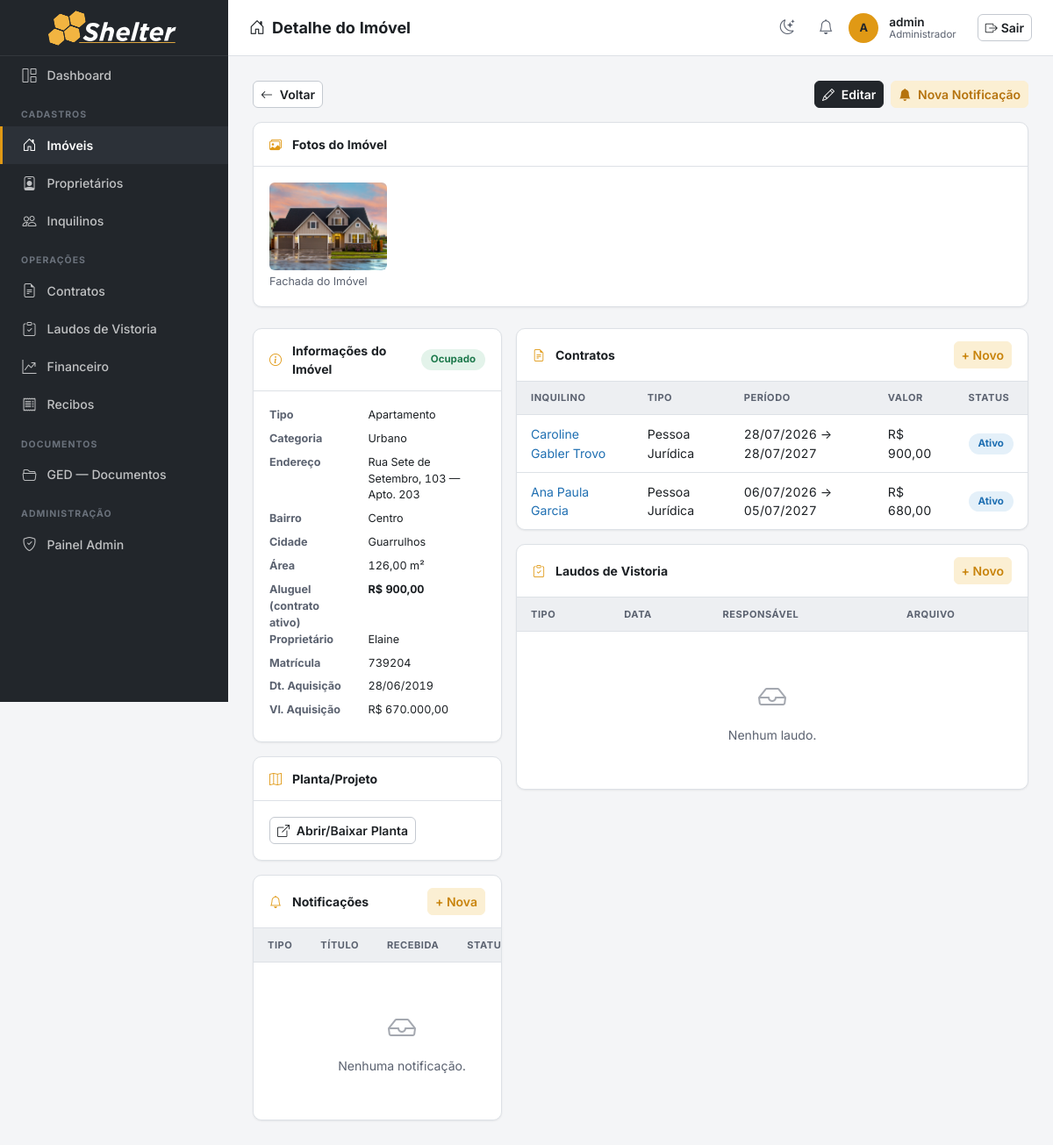
Before: /imoveis/3/ (signed in) with the older database file.
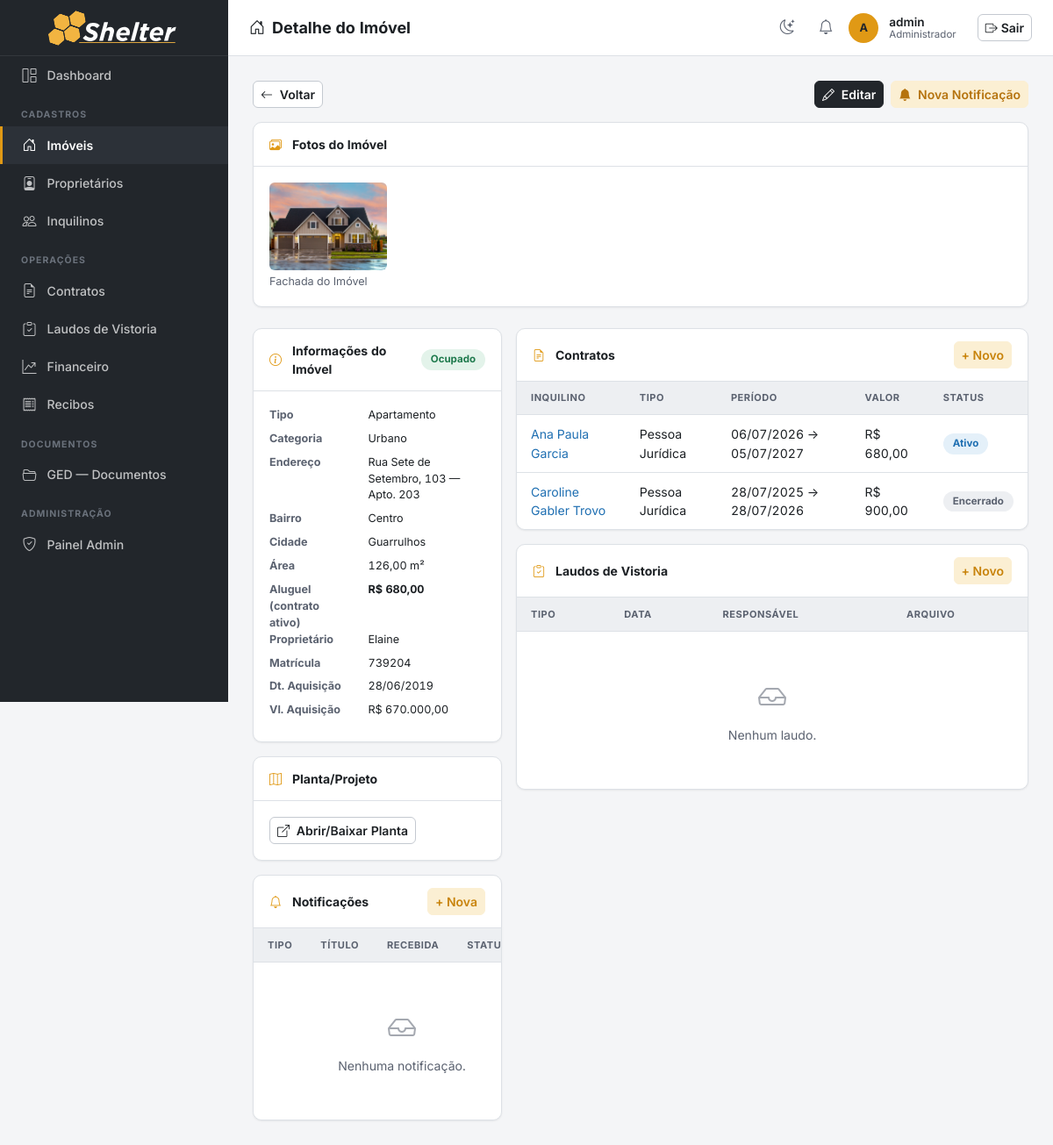
After: the same page with the newer database file.
### imoveis/models.py (models this page shows, shortened)
class FotoImovel(models.Model):
    imovel = models.ForeignKey(Imovel, on_delete=models.CASCADE, related_name='fotos')
    imagem = models.ImageField(upload_to='fotos_imoveis/')
    legenda = models.CharField(max_length=200, blank=True)
    criado_em = models.DateTimeField(auto_now_add=True)
    class Meta:
        verbose_name = 'Foto do Imóvel'
        verbose_name_plural = 'Fotos do Imóvel'
        ordering = ['criado_em']

class Contrato(models.Model):
    STATUS_CHOICES = [
        ('ativo', 'Ativo'),
        ('encerrado', 'Encerrado'),
        ('rescindido', 'Rescindido'),
    ]
    TIPO_CONTRATO_CHOICES = [
        ('PF', 'Pessoa Física'),
        ('PJ', 'Pessoa Jurídica'),
    ]
    FINALIDADE_CHOICES = [
        ('residencial', 'Residencial'),
        ('comercial', 'Comercial'),
    ]
    imovel = models.ForeignKey(Imovel, on_delete=models.PROTECT, related_name='contratos')
    inquilino = models.ForeignKey(Inquilino, on_delete=models.PROTECT, related_name='contratos')
    tipo_contrato = models.CharField(max_length=2, choices=TIPO_CONTRATO_CHOICES, default='PF',
                                     verbose_name='Tipo de Contrato')
    finalidade = models.CharField(max_length=12, choices=FINALIDADE_CHOICES,
                                  default='residencial', verbose_name='Finalidade')
    status = models.CharField(max_length=20, choices=STATUS_CHOICES, default='ativo')
    data_inicio = models.DateField(verbose_name='Data de Início')
    data_fim = models.DateField(verbose_name='Data de Término')
    valor_mensal = models.DecimalField(max_digits=10, decimal_places=2, verbose_name='Valor Mensal')
    dia_vencimento = models.PositiveSmallIntegerField(
        default=10, verbose_name='Dia de Vencimento',
        validators=[MinValueValidator(1), MaxValueValidator(31)])
    comprovante_renda = models.FileField(upload_to='comprovantes_renda/', blank=True, null=True,
                                         verbose_name='Comprovante de Renda (PF)')
    contrato_social = models.FileField(upload_to='contratos_sociais/', blank=True, null=True,
                                       verbose_name='Contrato Social (PJ)')
    recibo_chaves = models.FileField(upload_to='contratos/recibo_chaves/', blank=True, null=True,
                                     verbose_name='Recibo de Entrega de Chaves')
    comprovante_anual = models.FileField(upload_to='contratos/comprovante_anual/', blank=True, null=True,
                                         verbose_name='Comprovante Anual de Pagamento')
    documento_gerado = models.FileField(upload_to='contratos/gerados/', blank=True, null=True,
                                        verbose_name='Contrato gerado (PDF)')
    observacoes = models.TextField(blank=True, verbose_name='Observações')
    local_assinatura = models.CharField(max_length=200, blank=True,
                                        verbose_name='Local da Assinatura')
    data_assinatura = models.DateField(null=True, blank=True,
                                       verbose_name='Data da Assinatura')
    criado_em = models.DateTimeField(auto_now_add=True)
    class Meta:
        verbose_name = 'Contrato'
        verbose_name_plural = 'Contratos'
        ordering = ['-data_inicio']

class Inquilino(models.Model):
    FAIXA_RENDA_CHOICES = [
        ('ate_2k', '< R$ 2k'),
        ('2_4k', 'R$ 2k - R$ 3.9k'),
        ('4_7k', 'R$ 4k - R$ 6.9k'),
        ('7_10k', 'R$ 7k - R$ 9.9k'),
        ('10_16k', 'R$ 10k - R$ 15.9k'),
        ('acima_16k', 'R$ 16k +'),
    ]
    nome = models.CharField(max_length=200)
    cpf = models.CharField(max_length=14, unique=True, validators=[validate_cpf], verbose_name='CPF')
    cnpj = models.CharField(max_length=18, blank=True, validators=[validate_cnpj], verbose_name='CNPJ')
    email = models.EmailField(blank=True)
    telefone = models.CharField(max_length=20, blank=True, validators=[validate_telefone])
    rg = models.CharField(max_length=20, blank=True, validators=[validate_rg], verbose_name='RG')
    qualificacao = models.CharField(max_length=300, blank=True, verbose_name='Qualificação',
                                    help_text='Estado civil, profissão, nacionalidade')
    profissao = models.CharField(max_length=100, blank=True, verbose_name='Profissão')
    faixa_renda = models.CharField(max_length=20, choices=FAIXA_RENDA_CHOICES, blank=True,
                                   verbose_name='Faixa de Renda')
    observacoes = models.TextField(blank=True, verbose_name='Observações')
    criado_em = models.DateTimeField(auto_now_add=True)
    class Meta:
        verbose_name = 'Inquilino'
        verbose_name_plural = 'Inquilinos'
        ordering = ['nome']

### imoveis/views.py (the view)
# urls.py: path('imoveis/<int:pk>/', views.imovel_detail, name='imovel_detail'),
@login_required
def imovel_detail(request, pk):
    imovel = get_object_or_404(Imovel, pk=pk)
    contratos = imovel.contratos.select_related('inquilino').order_by('-data_inicio')
    laudos = imovel.laudos.order_by('-data')
    fotos = imovel.fotos.all()
    notificacoes = imovel.notificacoes.order_by('-data_recebimento')
    contrato_ativo = imovel.contratos.filter(status='ativo').order_by('-data_inicio').first()
    planta_e_imagem = bool(
        imovel.planta_projeto
        and imovel.planta_projeto.name.lower().endswith(
            ('.png', '.jpg', '.jpeg', '.gif', '.webp', '.bmp'))
    )
    return render(request, 'imoveis/imovel_detail.html', {
        'imovel': imovel,
        'contratos': contratos,
        'laudos': laudos,
        'fotos': fotos,
        'notificacoes': notificacoes,
        'contrato_ativo': contrato_ativo,
        'planta_e_imagem': planta_e_imagem,
    })

### imoveis/models.py (called while the page is built)
    def __str__(self):
        return f'{self.get_tipo_display()} — {self.endereco}'

### imoveis/templatetags/imoveis_tags.py (called while the page is built)
@register.filter
def brl(value):
    try:
        value = float(value)
    except (TypeError, ValueError):
        return value
    formatted = f"{value:,.2f}"          # 1,500.00  (locale inglês)
    formatted = formatted.replace(",", "X").replace(".", ",").replace("X", ".")
    return formatted

### templates/imoveis/imovel_detail.html (shortened to what the changed rows need)
{% extends 'base.html' %}
{% load imoveis_tags %}
{% block content %}
{% if fotos %}
<div class="section-card mb-4">
  <div class="section-card-body">
    <div class="row g-2">
      {% for foto in fotos %}
      <div class="col-6 col-md-3 col-lg-2">
        <a href="{{ foto.imagem.url }}" target="_blank">
          <img src="{{ foto.imagem.url }}" class="img-fluid rounded" alt="{{ foto.legenda|default:'' }}"
               style="height:100px; width:100%; object-fit:cover;">
        </a>
        {% if foto.legenda %}<p class="text-muted small mt-1 mb-0">{{ foto.legenda }}</p>{% endif %}
      </div>
      {% endfor %}
    </div>
  </div>
</div>
{% endif %}
<div class="row g-3">
  <div class="col-lg-4">
    <div class="section-card mb-3">
      <div class="section-card-body">
        <dl class="row mb-0 small">
          {% if contrato_ativo %}
          <dt class="col-5 text-muted">Aluguel (contrato ativo)</dt>
          <dd class="col-7"><strong>R$ {{ contrato_ativo.valor_mensal|brl }}</strong></dd>
          {% endif %}
        </dl>
      </div>
    </div>
    <div class="section-card mb-3">
      <div class="table-responsive">
        <table class="table mb-0 small">
          <thead>
            <tr><th>Tipo</th><th>Título</th><th>Recebida</th><th>Status</th><th></th></tr>
          </thead>
        </table>
      </div>
    </div>
  </div>
  <div class="col-lg-8">
    <div class="section-card mb-3">
      <div class="table-responsive">
        <table class="table mb-0 small">
          <thead>
            <tr><th>Inquilino</th><th>Tipo</th><th>Período</th><th>Valor</th><th>Status</th></tr>
          </thead>
          <tbody>
            {% for c in contratos %}
            <tr>
              <td><a href="{% url 'contrato_detail' c.pk %}">{{ c.inquilino.nome }}</a></td>
              <td>{{ c.get_tipo_contrato_display }}</td>
              <td>{{ c.data_inicio|date:"d/m/Y" }} → {{ c.data_fim|date:"d/m/Y" }}</td>
              <td>R$ {{ c.valor_mensal|brl }}</td>
              <td><span class="status-badge badge-{{ c.status }}">{{ c.get_status_display }}</span></td>
            </tr>
            {% empty %}
            <tr><td colspan="5" class="border-0"><div class="empty-state"><i class="bi bi-inbox"></i>Nenhum contrato.</div></td></tr>
            {% endfor %}
          </tbody>
        </table>
      </div>
    </div>
    <div class="section-card mb-3">
      <div class="table-responsive">
        <table class="table mb-0 small">
          <thead>
            <tr><th>Tipo</th><th>Data</th><th>Responsável</th><th>Arquivo</th></tr>
          </thead>
        </table>
      </div>
    </div>
  </div>
</div>
{% endblock %}

Changed rows visible on the page:
shown differently, row unchanged: Contrato "Ativo": moves up the list
changed Contrato "Caroline Gabler Trovo": data_inicio "28/07/2026" → "28/07/2025"; data_fim "28/07/2027" → "28/07/2026"; status "Ativo" → "Encerrado"
Other visible differences:
{{ contrato_ativo.valor_mensal|brl }}: "900,00" → "680,00"
